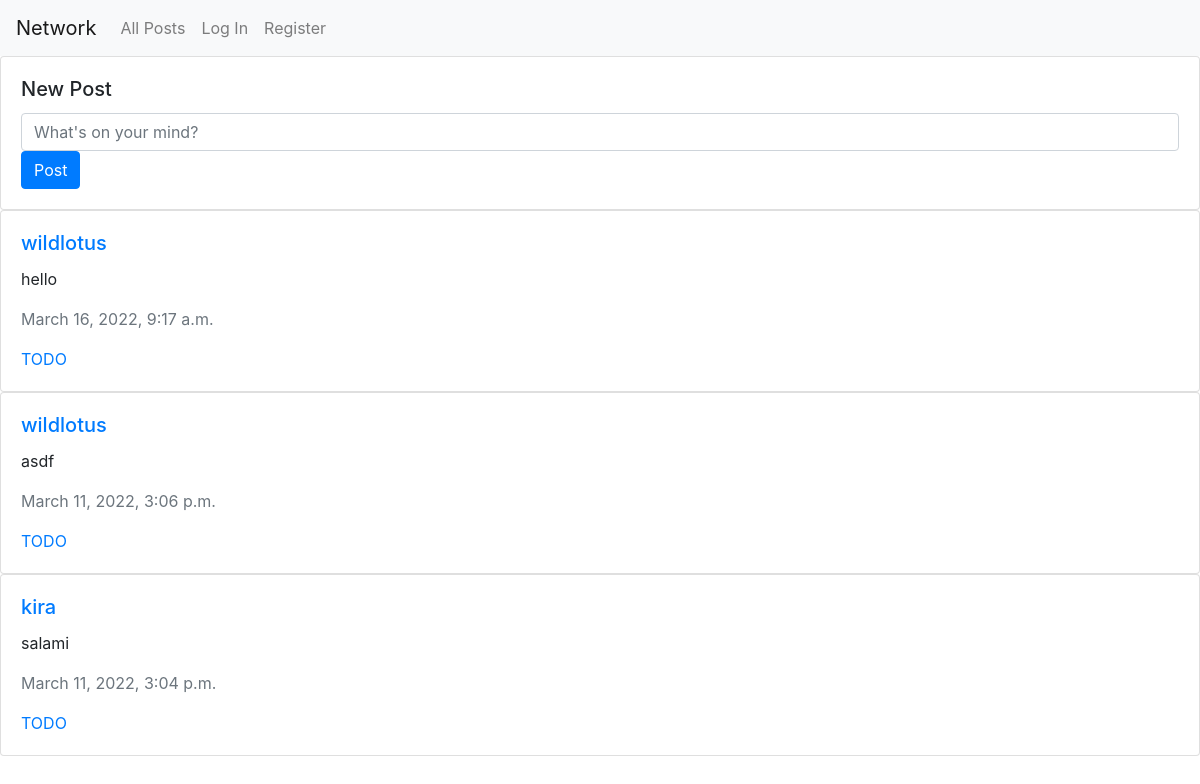
The page / on the database its author committed.
### network/models.py (models this page shows)
class Post(models.Model):
    author = models.ForeignKey(UserProfile, on_delete=models.CASCADE)
    description = models.CharField(max_length=64)
    timestamp = models.DateTimeField(default=timezone.now)

class UserProfile(models.Model):
    user = models.OneToOneField(User, primary_key=True, related_name="profile", on_delete=models.CASCADE)
    bio = models.CharField(blank=True, default="No bio...", max_length=64)
    friends = models.ManyToManyField(User, blank=True, related_name="friends")

class User(AbstractUser):
    pass

### network/views.py (the view)
# urls.py: path("", views.index, name="index"),
def index(request):
    posts = Post.objects.order_by('-timestamp')
    return render(request, "network/index.html", {
        "posts": posts,
        "form": NewPostForm()
    })

### network/forms.py
class NewPostForm(ModelForm):
    def __init__(self, *args, **kwargs):
        super(NewPostForm, self).__init__(*args, **kwargs)
        self.fields['description'].widget.attrs = {'class': 'form-control', 'placeholder': "What's on your mind?"}
        self.fields['description'].label = ''
    class Meta:
        model = Post
        fields = ["description"]

### network/templates/network/index.html (shortened to what this page needs)
{% extends "network/layout.html" %} {% load static %}
{% block body %}
    <div id="newPost">
        <div class="card">
            <div class="card-body">
                <h5 class="card-title">New Post</h5>
                <form action="{% url 'create_post' %}" method="post">
                    {{ form }}
                    <input type="submit" class="btn btn-primary" value="Post">
                </form>
            </div>
        </div>
    </div>
    {% for post in posts %}
        {% include "network/posts.html" %}
    {% empty %}
        <div>No posts.</div>
    {% endfor %}
{% endblock %}

### network/templates/network/posts.html
<div class="card">
    <div class="card-body">
        <h5 class="card-title">
            <a href="{% url 'profile' post.author.user.id %}">{{ post.author.user.username }}</a>
        </h5>
        <p class="card-text">{{ post.description }}</p>
        <p class="card-text text-muted">{{ post.timestamp }}</p>
        <a href="#" class="card-link">TODO</a>
    </div>
</div>

### rows shown on the page
Post: author.user.username "wildlotus", description "hello", timestamp "March 16, 2022, 9:17 a.m."
Post: author.user.username "wildlotus", description "asdf", timestamp "March 11, 2022, 3:06 p.m."
Post: author.user.username "kira", description "salami", timestamp "March 11, 2022, 3:04 p.m."
